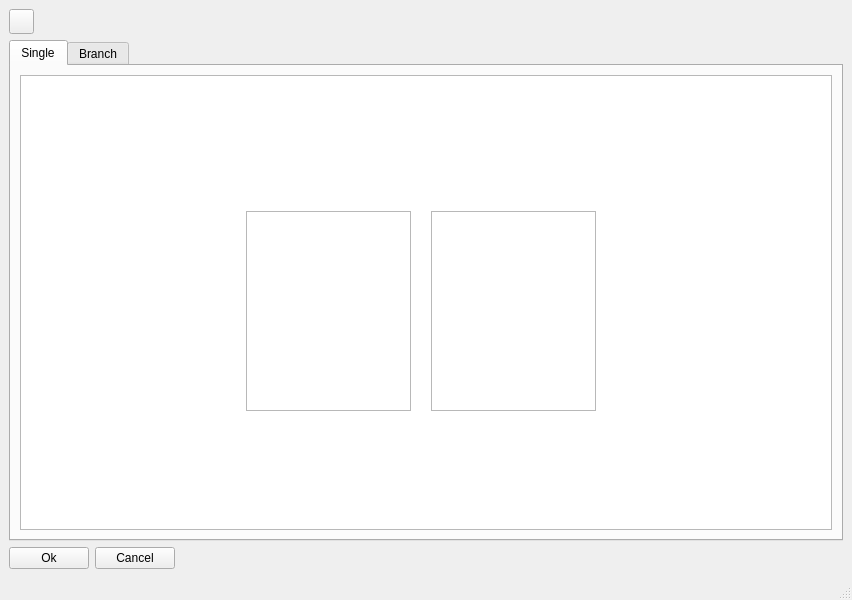
<?xml version="1.0" encoding="UTF-8"?>
<ui version="4.0">
 <class>MainWindow</class>
 <widget class="QMainWindow" name="MainWindow">
  <property name="geometry">
   <rect>
    <x>0</x>
    <y>0</y>
    <width>852</width>
    <height>600</height>
   </rect>
  </property>
  <property name="windowTitle">
   <string>Enter Deduction</string>
  </property>
  <widget class="QWidget" name="centralwidget">
   <layout class="QVBoxLayout" name="verticalLayout">
    <item>
     <widget class="QPushButton" name="help_btn">
      <property name="minimumSize">
       <size>
        <width>25</width>
        <height>25</height>
       </size>
      </property>
      <property name="maximumSize">
       <size>
        <width>25</width>
        <height>25</height>
       </size>
      </property>
      <property name="styleSheet">
       <string notr="true">QPushButton {
    qproperty-icon: url(src/view/images/help.svg);
}</string>
      </property>
      <property name="text">
       <string/>
      </property>
      <property name="iconSize">
       <size>
        <width>23</width>
        <height>23</height>
       </size>
      </property>
     </widget>
    </item>
    <item>
     <widget class="QTabWidget" name="tab_bar">
      <property name="styleSheet">
       <string notr="true">#scrollAreaContentsBranch {
	background-color: rgb(255, 255, 255);
}</string>
      </property>
      <property name="currentIndex">
       <number>0</number>
      </property>
      <widget class="QWidget" name="single_tab">
       <attribute name="title">
        <string>Single</string>
       </attribute>
       <layout class="QVBoxLayout" name="verticalLayout_2">
        <item>
         <widget class="QScrollArea" name="scrollArea">
          <property name="styleSheet">
           <string notr="true">#scrollAreaContentsSingle {
	background-color: rgb(255, 255, 255);
}</string>
          </property>
          <property name="widgetResizable">
           <bool>true</bool>
          </property>
          <widget class="QWidget" name="scrollAreaContentsSingle">
           <property name="geometry">
            <rect>
             <x>0</x>
             <y>0</y>
             <width>808</width>
             <height>431</height>
            </rect>
           </property>
           <property name="autoFillBackground">
            <bool>false</bool>
           </property>
           <property name="styleSheet">
            <string notr="true">#scrollAreaWidgetContents {
	background-color: rgb(255, 255, 255);
}</string>
           </property>
           <widget class="QTextEdit" name="deduction_single_left">
            <property name="geometry">
             <rect>
              <x>225</x>
              <y>135</y>
              <width>165</width>
              <height>200</height>
             </rect>
            </property>
            <property name="styleSheet">
             <string notr="true"/>
            </property>
           </widget>
           <widget class="QTextEdit" name="deduction_single_right">
            <property name="geometry">
             <rect>
              <x>410</x>
              <y>135</y>
              <width>165</width>
              <height>200</height>
             </rect>
            </property>
            <property name="styleSheet">
             <string notr="true"/>
            </property>
           </widget>
          </widget>
         </widget>
        </item>
       </layout>
      </widget>
      <widget class="QWidget" name="branch_tab">
       <attribute name="title">
        <string>Branch</string>
       </attribute>
       <layout class="QVBoxLayout" name="verticalLayout_3">
        <item>
         <widget class="QScrollArea" name="scrollArea_2">
          <property name="widgetResizable">
           <bool>true</bool>
          </property>
          <widget class="QWidget" name="scrollAreaContentsBranch">
           <property name="geometry">
            <rect>
             <x>0</x>
             <y>0</y>
             <width>808</width>
             <height>431</height>
            </rect>
           </property>
           <property name="styleSheet">
            <string notr="true">#scrollAreaWidgetContentsBranch {
	background-color: rgb(255, 255, 255);
}</string>
           </property>
           <widget class="QTextEdit" name="deduction_branch_ll">
            <property name="geometry">
             <rect>
              <x>35</x>
              <y>185</y>
              <width>165</width>
              <height>200</height>
             </rect>
            </property>
            <property name="styleSheet">
             <string notr="true"/>
            </property>
           </widget>
           <widget class="QTextEdit" name="deduction_branch_lr">
            <property name="geometry">
             <rect>
              <x>220</x>
              <y>185</y>
              <width>165</width>
              <height>200</height>
             </rect>
            </property>
            <property name="styleSheet">
             <string notr="true"/>
            </property>
           </widget>
           <widget class="QTextEdit" name="deduction_branch_rl">
            <property name="geometry">
             <rect>
              <x>425</x>
              <y>185</y>
              <width>165</width>
              <height>200</height>
             </rect>
            </property>
            <property name="styleSheet">
             <string notr="true"/>
            </property>
           </widget>
           <widget class="QTextEdit" name="deduction_branch_rr">
            <property name="geometry">
             <rect>
              <x>610</x>
              <y>185</y>
              <width>165</width>
              <height>200</height>
             </rect>
            </property>
            <property name="styleSheet">
             <string notr="true"/>
            </property>
           </widget>
          </widget>
         </widget>
        </item>
       </layout>
      </widget>
     </widget>
    </item>
    <item>
     <layout class="QHBoxLayout" name="horizontalLayout">
      <item>
       <widget class="QPushButton" name="ok_btn">
        <property name="text">
         <string>Ok</string>
        </property>
       </widget>
      </item>
      <item>
       <widget class="QPushButton" name="cancel_btn">
        <property name="text">
         <string>Cancel</string>
        </property>
       </widget>
      </item>
      <item>
       <spacer name="horizontalSpacer">
        <property name="orientation">
         <enum>Qt::Horizontal</enum>
        </property>
        <property name="sizeHint" stdset="0">
         <size>
          <width>40</width>
          <height>20</height>
         </size>
        </property>
       </spacer>
      </item>
     </layout>
    </item>
   </layout>
  </widget>
  <widget class="QMenuBar" name="menubar">
   <property name="geometry">
    <rect>
     <x>0</x>
     <y>0</y>
     <width>852</width>
     <height>22</height>
    </rect>
   </property>
  </widget>
  <widget class="QStatusBar" name="statusbar"/>
 </widget>
 <resources/>
 <connections/>
</ui>
